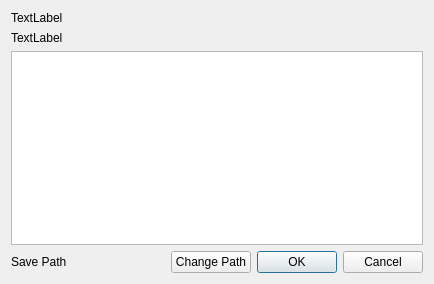
<?xml version="1.0" encoding="UTF-8"?>
<ui version="4.0">
 <class>TransferDialog</class>
 <widget class="QDialog" name="TransferDialog">
  <property name="geometry">
   <rect>
    <x>0</x>
    <y>0</y>
    <width>434</width>
    <height>284</height>
   </rect>
  </property>
  <property name="windowTitle">
   <string>Dialog</string>
  </property>
  <layout class="QVBoxLayout" name="verticalLayout">
   <item>
    <widget class="QLabel" name="source_label">
     <property name="text">
      <string>TextLabel</string>
     </property>
    </widget>
   </item>
   <item>
    <widget class="QLabel" name="size_label">
     <property name="text">
      <string>TextLabel</string>
     </property>
    </widget>
   </item>
   <item>
    <widget class="QTreeView" name="treeView"/>
   </item>
   <item>
    <layout class="QHBoxLayout" name="horizontalLayout">
     <item>
      <widget class="QLabel" name="save_path_label">
       <property name="text">
        <string>Save Path</string>
       </property>
      </widget>
     </item>
     <item>
      <spacer name="horizontalSpacer">
       <property name="orientation">
        <enum>Qt::Horizontal</enum>
       </property>
       <property name="sizeHint" stdset="0">
        <size>
         <width>40</width>
         <height>20</height>
        </size>
       </property>
      </spacer>
     </item>
     <item>
      <widget class="QPushButton" name="change_path_btn">
       <property name="text">
        <string>Change Path</string>
       </property>
      </widget>
     </item>
     <item>
      <widget class="QDialogButtonBox" name="buttonBox">
       <property name="orientation">
        <enum>Qt::Horizontal</enum>
       </property>
       <property name="standardButtons">
        <set>QDialogButtonBox::Cancel|QDialogButtonBox::Ok</set>
       </property>
      </widget>
     </item>
    </layout>
   </item>
  </layout>
 </widget>
 <resources/>
 <connections>
  <connection>
   <sender>buttonBox</sender>
   <signal>accepted()</signal>
   <receiver>TransferDialog</receiver>
   <slot>accept()</slot>
   <hints>
    <hint type="sourcelabel">
     <x>248</x>
     <y>254</y>
    </hint>
    <hint type="destinationlabel">
     <x>157</x>
     <y>274</y>
    </hint>
   </hints>
  </connection>
  <connection>
   <sender>buttonBox</sender>
   <signal>rejected()</signal>
   <receiver>TransferDialog</receiver>
   <slot>reject()</slot>
   <hints>
    <hint type="sourcelabel">
     <x>316</x>
     <y>260</y>
    </hint>
    <hint type="destinationlabel">
     <x>286</x>
     <y>274</y>
    </hint>
   </hints>
  </connection>
 </connections>
</ui>
